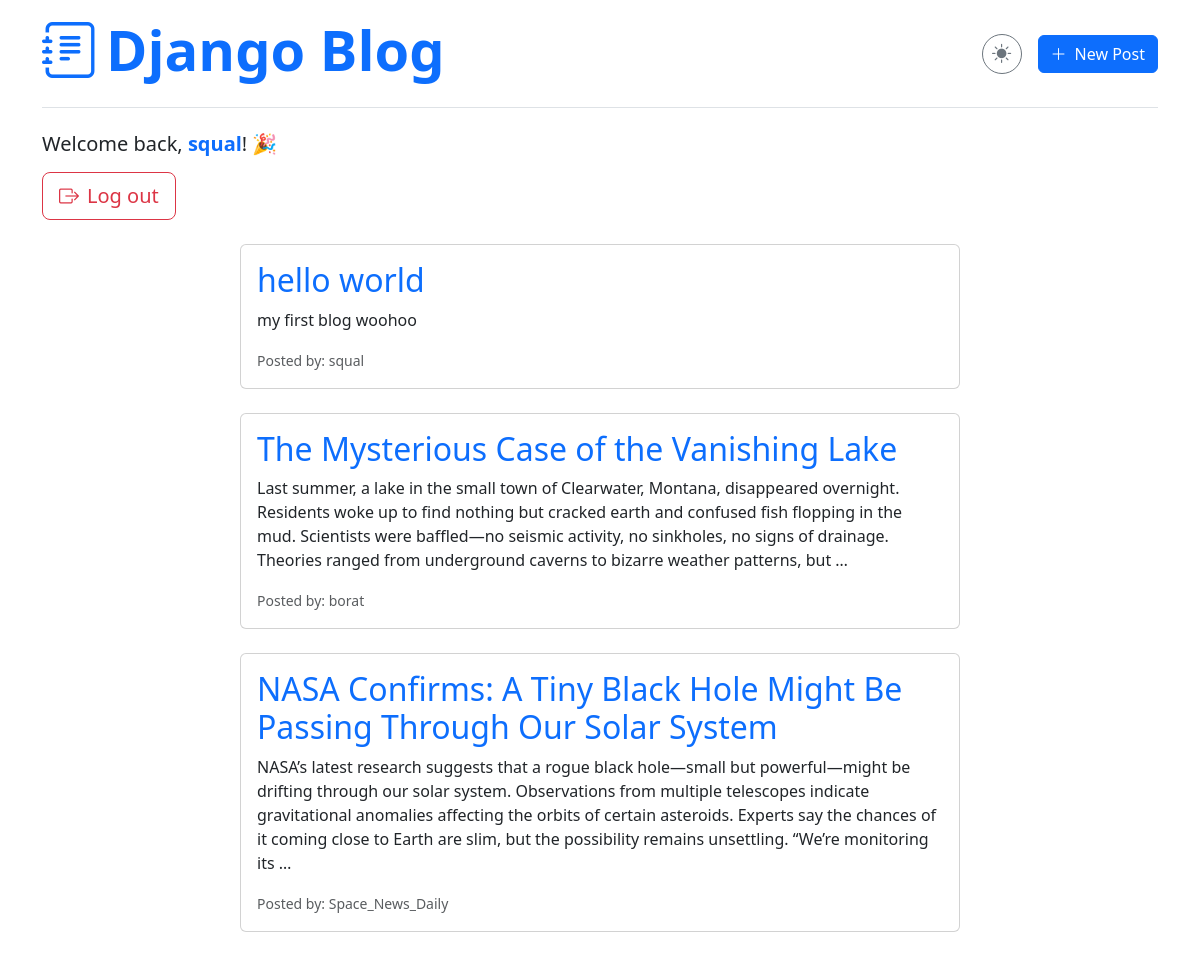
The app's page / (signed in) with its own data.
### blog/models.py (models this page shows, shortened)
class Post(models.Model):
	title = models.CharField(max_length =200)
	author = models.ForeignKey(
		"auth.User",
		on_delete = models.CASCADE,
	)
	body = models.TextField()

### blog/views.py (the view)
# urls.py: path("", BlogListView.as_view(), name="home"),
class BlogListView(ListView):
	model = Post
	template_name = "home.html"

### templates/home.html (shortened to what this page needs)
{% extends "base.html" %}
{% block content %}
<div class="container mt-4">
    <div class="row">
        {% for post in post_list %}
        <div class="col-md-8 offset-md-2 mb-4">
            <div class="card position-relative">
                <div class="card-body">
                    <h2 class="card-title"><a href="{% url 'post_detail' post.pk %}" class="text-decoration-none">{{ post.title }}</a></h2>
                    <p class="card-text">{{ post.body|truncatewords:50 }}</p>
                    <small class="text-muted">Posted by: {{ post.author }}</small>
                </div>
            </div>
        </div>
        {% empty %}
        <div class="col-md-8 offset-md-2">
            <p class="text-center">No posts available.</p>
        </div>
        {% endfor %}
    </div>
</div>
{% endblock content %}

### templates/base.html (shortened to what this page needs)
<!DOCTYPE html>
<html lang="en" data-bs-theme="light">
<head>
  {% load static %}
  <link href="https://cdn.jsdelivr.net/npm/bootstrap@5.3.0/dist/css/bootstrap.min.css" rel="stylesheet">
  <link rel="stylesheet" href="https://cdn.jsdelivr.net/npm/bootstrap-icons@1.11.1/font/bootstrap-icons.css">
  <link rel="stylesheet" href="{% static 'css/base.css' %}">
</head>
<body>
  <div class="container">
    <header class="d-flex justify-content-between align-items-center py-3 mb-4 border-bottom">
      <div class="nav-left">
        <h1><a href="{% url 'home' %}" class="text-decoration-none fw-bold display-4"><i class="bi bi-journal-text me-2"></i>Django Blog</a></h1>
      </div>      <div class="nav-right d-flex align-items-center">
        <button id="theme-toggle" class="btn btn-outline-secondary me-3 theme-toggle-btn d-flex align-items-center justify-content-center">
          <i class="bi bi-sun-fill" id="theme-icon"></i>
        </button>
        <a href="{% url 'post_new' %}" class="btn btn-primary d-flex align-items-center">
          <i class="bi bi-plus-lg me-2"></i>
          <span class="d-none d-sm-inline">New Post</span>
        </a>
      </div>    </header>
    <div class="auth-status mb-4">
      {% if user.is_authenticated %}
        <p class="h5 mb-3">Welcome back, <strong class="text-primary">{{ user.username }}</strong>! 🎉</p>
        <a href="{% url 'logout' %}" class="btn btn-outline-danger btn-lg"><i class="bi bi-box-arrow-right me-2"></i>Log out</a>
      {% else %}
        <p>You are not logged in.</p>
        <a href="{% url 'login' %}" class="btn btn-outline-primary me-2">Log In</a>
        <a href="{% url 'signup' %}" class="btn btn-outline-success">Sign Up</a>
      {% endif %}
    </div>
    <main>
      {% block content %}
      {% endblock content %}
    </main>
  </div>
</body>
</html>

### templates/base.html (style rules this page uses)
.theme-toggle-btn { width: 40px; height: 40px; border-radius: 50%; padding: 0; display: flex; align-items: center; justify-content: center; font-size: 1.2rem; transition: all 0.3s ease; }

### records on screen
Post: title "hello world", body "my first blog woohoo", author "squal"
Post: title "The Mysterious Case of the Vanishing Lake", body "Last summer, a lake in the small town of Clearwater, Montana, disappeared overnight. Residents woke up to find nothing but cracked earth and confused fish flopping in the mud. Scientists were baffled—no seismic activity, no sinkholes, no signs of drainage. Theories ranged from underground caverns to bizarre weather patterns, but …", author "borat"
Post: title "NASA Confirms: A Tiny Black Hole Might Be Passing Through Our Solar System", body "NASA’s latest research suggests that a rogue black hole—small but powerful—might be drifting through our solar system. Observations from multiple telescopes indicate gravitational anomalies affecting the orbits of certain asteroids. Experts say the chances of it coming close to Earth are slim, but the possibility remains unsettling. “We’re monitoring its …", author "Space_News_Daily"

### other values on screen
{{ user.username }} "squal"
